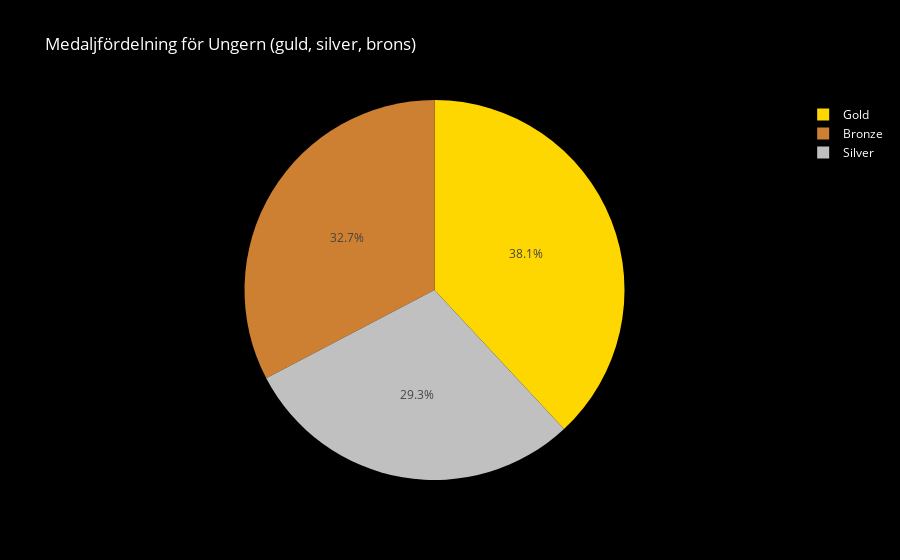

The notebook cell saved with this chart:
### Code cell
medal_distribution = hungary[hungary["Medal"].notnull()].groupby("Medal").size().reset_index(name="Count")


fig = px.pie(
    medal_distribution,
    names="Medal",
    values="Count",
    title="Medaljfördelning för Ungern (guld, silver, brons)",
    labels={"Medal": "Medaljtyp", "Count": "Antal"},
    color="Medal",
    color_discrete_map={"Gold": "#FFD700", "Silver": "#C0C0C0", "Bronze": "#CD7F32"}  # Anpassade färger
)


fig.update_layout(
    plot_bgcolor="black",  
    paper_bgcolor="black",  
    font=dict(color="white"),  
    title_font=dict(color="white")
)


fig.show()

### Figure 1 — Plotly figure (JSON) as saved in the notebook; plotly's stock layout.template omitted (floating-point values rounded to 4 significant figures)
{"data": [{"customdata": [["Bronze"], ["Gold"], ["Silver"]], "domain": {"x": [0, 1], "y": [0, 1]}, "hovertemplate": "Medaljtyp=%{customdata[0]}<br>Antal=%{value}<extra></extra>", "labels": ["Bronze", "Gold", "Silver"], "legendgroup": "", "marker": {"colors": ["#CD7F32", "#FFD700", "#C0C0C0"]}, "name": "", "showlegend": true, "type": "pie", "values": [371, 432, 332]}], "layout": {"font": {"color": "white"}, "legend": {"tracegroupgap": 0}, "paper_bgcolor": "black", "plot_bgcolor": "black", "title": {"font": {"color": "white"}, "text": "Medaljfördelning för Ungern (guld, silver, brons)"}}}
